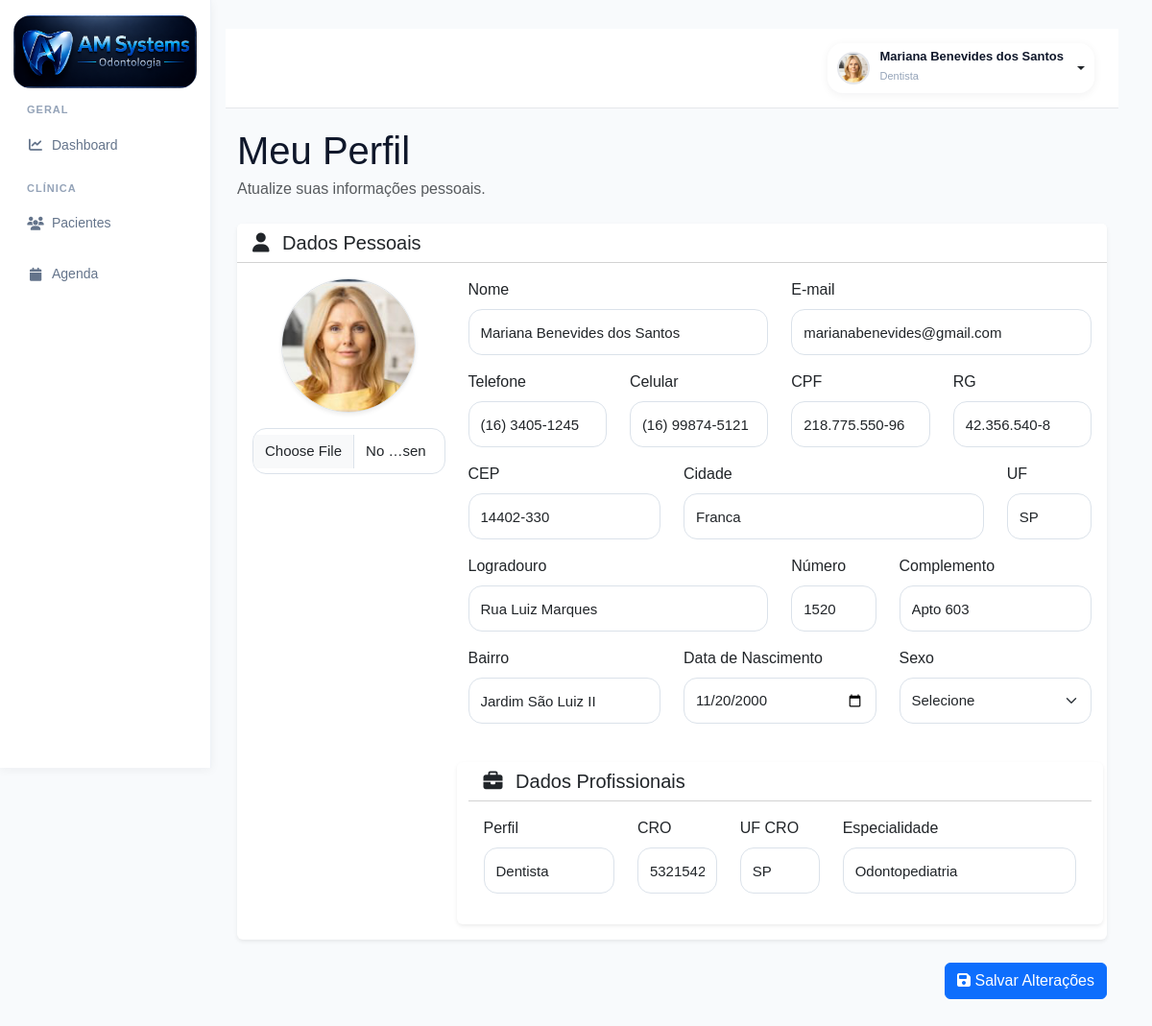
The page /meu-perfil/ (signed in) on the database as committed earlier.
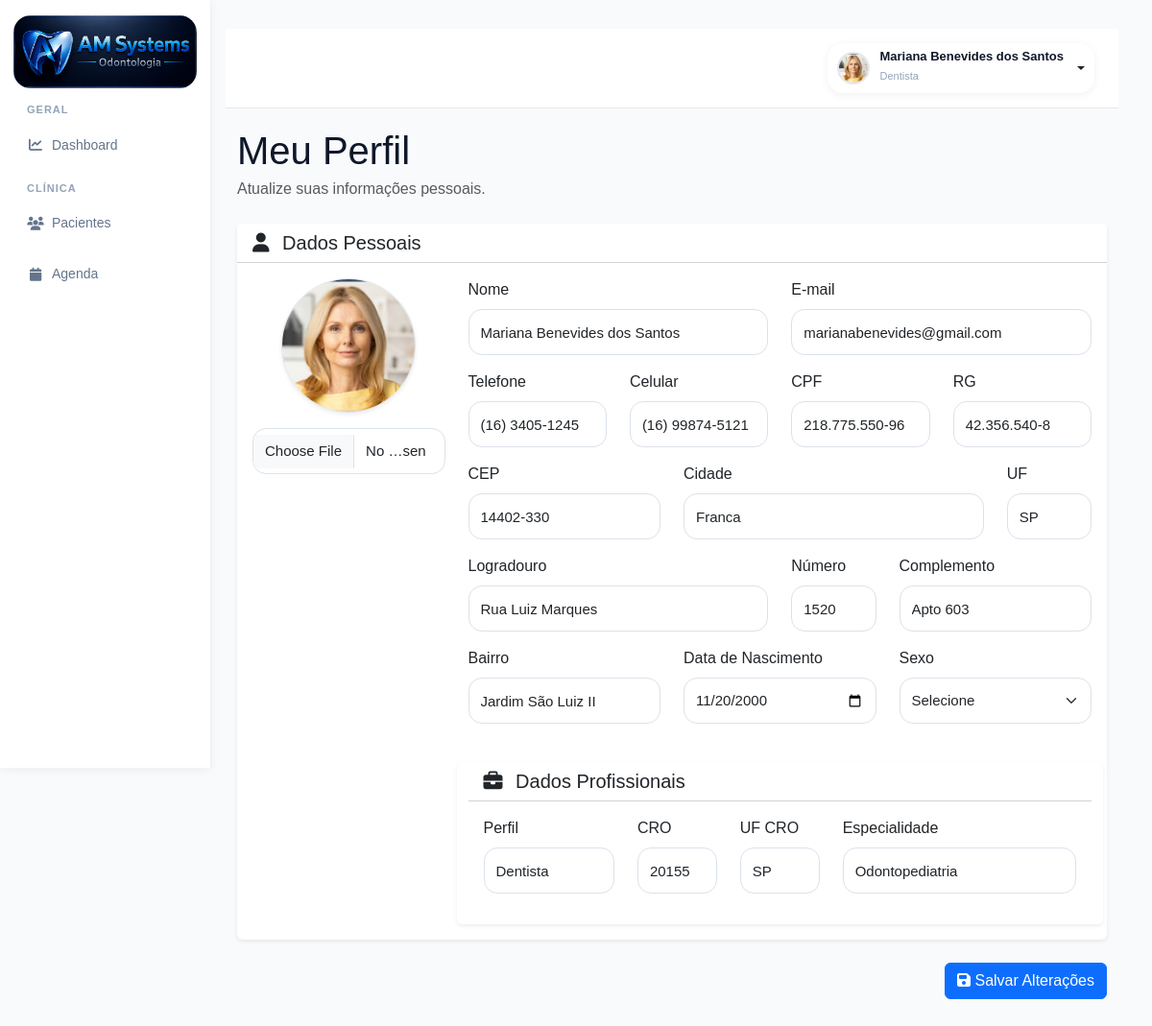
The same page on the database as committed later.
### accounts/models.py (models this page shows, shortened)
class PerfilUsuario(models.Model):
    ADMIN = 'admin'
    GESTOR = 'gestor'
    DENTISTA = 'dentista'
    SECRETARIA = 'secretaria'
    ACD = 'acd'
    CONTABILIDADE = 'contabilidade'
    MARKETING = 'marketing'
    AUDITORIA = 'auditoria'
    TIPOS_USUARIO = [
        (ADMIN, 'Administrador'),
        (GESTOR, 'Gestor'),
        (DENTISTA, 'Dentista'),
        (SECRETARIA, 'Secretária'),
        (ACD, 'Auxiliar de Saúde Bucal'),
        (CONTABILIDADE, 'Contabilidade'),
        (MARKETING, 'Marketing'),
        (AUDITORIA, 'Auditoria'),
    ]
    usuario = models.OneToOneField(
        User,
        on_delete=models.CASCADE,
        related_name='perfil'
    )
    tipo_usuario = models.CharField(
        max_length=30,
        choices=TIPOS_USUARIO,
        default=SECRETARIA
    )
    cro = models.CharField(
        max_length=20,
        blank=True,
        null=True
    )
    especialidade = models.CharField(
        max_length=100,
        blank=True,
        null=True
    )
    telefone = models.CharField(
        max_length=20,
        blank=True,
        null=True
    )
    cpf = models.CharField(
        max_length=14,
        blank=True,
        null=True
    )
    rg = models.CharField(
        max_length=20,
        blank=True,
        null=True
    )
    data_nascimento = models.DateField(
        blank=True,
        null=True
    )
    sexo = models.CharField(
        max_length=20,
        blank=True,
        null=True
    )
    foto = models.ImageField(
        upload_to='usuarios/fotos/',
        blank=True,
        null=True
    )
    assinatura = models.ImageField(
        upload_to='usuarios/assinaturas/',
        blank=True,
        null=True
    )
    cro_uf = models.CharField(
        max_length=2,
        blank=True,
        null=True
    )
    cep = models.CharField(
        max_length=10,
        blank=True,
        null=True
    )
    logradouro = models.CharField(
        max_length=255,
        blank=True,
        null=True
    )
    numero = models.CharField(
        max_length=20,
        blank=True,
        null=True
    )
    complemento = models.CharField(
        max_length=100,
        blank=True,
        null=True
    )
    bairro = models.CharField(
        max_length=100,
        blank=True,
        null=True
    )
    cidade = models.CharField(
        max_length=100,
        blank=True,
        null=True
    )
    uf = models.CharField(
        max_length=2,
        blank=True,
        null=True
    )
    celular = models.CharField(
        max_length=20,
        blank=True,
        null=True
    )
    ativo = models.BooleanField(
        default=True
    )
    somente_leitura = models.BooleanField(
        default=False
    )
    criado_em = models.DateTimeField(
        auto_now_add=True
    )
    atualizado_em = models.DateTimeField(
        auto_now=True
    )

### accounts/views.py (the view, shortened to what this page needs)
@login_required
def meu_perfil(request):
    usuario = request.user
    perfil = usuario.perfil
    context = {
        'usuario_obj': usuario,
        'perfil': perfil
    }
    return render(
        request,
        'accounts/meu_perfil.html',
        context
    )

### accounts/templates/accounts/meu_perfil.html (shortened to what the changed rows need)
{% extends 'accounts/base.html' %}
{% block content %}
<div class="container-fluid">
    <div class="d-flex justify-content-between align-items-center mb-4">
        <div>
            <h1 class="mb-1">Meu Perfil</h1>
        </div>
    </div>
    <form method="POST" enctype="multipart/form-data">
        <div class="card shadow-sm border-0">
            <div class="card-body">
                <div class="row">
                    <div class="col-md-3 text-center mb-4">
                        {% if perfil.foto %}
                        <img src="{{ perfil.foto.url }}" class="rounded-circle border shadow-sm" style="
                                width:140px;
                                height:140px;
                                object-fit:cover;
                            ">
                        {% endif %}
                        <div class="mt-3">
                            <input type="file" name="foto" class="form-control">
                        </div>
                    </div>
                    <div class="col-md-9">
                        <div class="row">
                            <div class="col-md-3 mb-3">
                                <label class="form-label">
                                    Telefone
                                </label>
                                <input type="text" id="telefone" name="telefone" class="form-control" maxlength="14"
                                    value="{{ perfil.telefone|default:'' }}">
                            </div>
                            <div class="col-md-3 mb-3">
                                <label class="form-label">
                                    Celular
                                </label>
                                <input type="text" id="celular" name="celular" class="form-control" maxlength="15"
                                    value="{{ perfil.celular|default:'' }}">
                            </div>
                            <div class="col-md-3 mb-3">
                                <label class="form-label">
                                    CPF
                                </label>
                                <input type="text" id="cpf" name="cpf" class="form-control" maxlength="14"
                                    value="{{ perfil.cpf|default:'' }}">
                            </div>
                            <div class="col-md-3 mb-3">
                                <label class="form-label">
                                    RG
                                </label>
                                <input type="text" name="rg" class="form-control" value="{{ perfil.rg|default:'' }}">
                            </div>
                            <div class="col-md-4 mb-3">
                                <label class="form-label">
                                    CEP
                                </label>
                                <input type="text" id="cep" name="cep" class="form-control" maxlength="9"
                                    value="{{ perfil.cep|default:'' }}">
                            </div>
                            <div class="col-md-6 mb-3">
                                <label class="form-label">
                                    Cidade
                                </label>
                                <input type="text" name="cidade" class="form-control"
                                    value="{{ perfil.cidade|default:'' }}">
                            </div>
                            <div class="col-md-2 mb-3">
                                <label class="form-label">
                                    UF
                                </label>
                                <input type="text" name="uf" class="form-control" value="{{ perfil.uf|default:'' }}">
                            </div>
                            <div class="col-md-6 mb-3">
                                <label class="form-label">
                                    Logradouro
                                </label>
                                <input type="text" id="logradouro" name="logradouro" class="form-control"
                                    value="{{ perfil.logradouro|default:'' }}">
                            </div>
                            <div class="col-md-2 mb-3">
                                <label class="form-label">
                                    Número
                                </label>
                                <input type="text" name="numero" class="form-control"
                                    value="{{ perfil.numero|default:'' }}">
                            </div>
                            <div class="col-md-4 mb-3">
                                <label class="form-label">
                                    Complemento
                                </label>
                                <input type="text" name="complemento" class="form-control"
                                    value="{{ perfil.complemento|default:'' }}">
                            </div>
                            <div class="col-md-4 mb-3">
                                <label class="form-label">
                                    Bairro
                                </label>
                                <input type="text" id="bairro" name="bairro" class="form-control"
                                    value="{{ perfil.bairro|default:'' }}">
                            </div>
                            <div class="col-md-4 mb-3">
                                <label class="form-label">
                                    Data de Nascimento
                                </label>
                                <input type="date" name="data_nascimento" class="form-control"
                                    value="{% if perfil.data_nascimento %}{{ perfil.data_nascimento|date:'Y-m-d' }}{% endif %}">
                            </div>
                            <div class="card shadow-sm border-0 mt-4">
                                <div class="card-body">
                                    <div class="row">
                                        <div class="col-md-3 mb-3">
                                            <label class="form-label">
                                                Perfil
                                            </label>
                                            <input type="text" class="form-control"
                                                value="{{ perfil.get_tipo_usuario_display }}" readonly>
                                        </div>
                                        <div class="col-md-2 mb-3">
                                            <label class="form-label">
                                                CRO
                                            </label>
                                            <input type="text" name="cro" class="form-control"
                                                value="{{ perfil.cro|default:'' }}">
                                        </div>
                                        <div class="col-md-2 mb-3">
                                            <label class="form-label">
                                                UF CRO
                                            </label>
                                            <input type="text" name="cro_uf" class="form-control"
                                                value="{{ perfil.cro_uf|default:'' }}">
                                        </div>
                                        <div class="col-md-5 mb-3">
                                            <label class="form-label">
                                                Especialidade
                                            </label>
                                            <input type="text" name="especialidade" class="form-control"
                                                value="{{ perfil.especialidade|default:'' }}">
                                        </div>
                                    </div>
                                </div>
                            </div>
                        </div>
                    </div>
                </div>
            </div>
        </div>
    </form>
</div>
{% endblock %}

Rows that differ between the two databases and show on the page:
changed PerfilUsuario "Franca": cro "5321542" → "20155"
